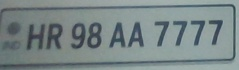
#> input picture log/plate/2026-03-04_11-36-58.jpg, 239 x 70 px
$ python -i ocr_diagnose.py   (imports and definitions only)
#> lines starting #> are read from the running program, lines starting #| are printed output that depends on the picture; after the words box and inside, x2 and y2 are one past the last pixel; in counts of white or black regions, pixels touching at a corner belong together
#> further down, picture is the input picture: shape (70, 239, 3); mean B, G, R 136.1, 135.7, 122.6
import os
import csv
import cv2
import pytesseract
import numpy as np
import re
from glob import glob

BASE_DIR = os.path.dirname(os.path.abspath(__file__))
PLATES_DIR = os.path.join(BASE_DIR, 'log', 'plates')
OUT_CSV = os.path.join(BASE_DIR, 'log', 'ocr_diagnostics.csv')

# [3 lines not run here, left out]

configs = [
    '--oem 3 --psm 8 -c tessedit_char_whitelist=ABCDEFGHIJKLMNOPQRSTUVWXYZ0123456789',
    '--oem 3 --psm 7 -c tessedit_char_whitelist=ABCDEFGHIJKLMNOPQRSTUVWXYZ0123456789',
    '--oem 3 --psm 11 -c tessedit_char_whitelist=ABCDEFGHIJKLMNOPQRSTUVWXYZ0123456789',
    '--oem 3 --psm 6'
]

scales = [1.0, 1.5, 2.0]

def ocr_candidates(img):
    gray = cv2.cvtColor(img, cv2.COLOR_BGR2GRAY)
    blur = cv2.bilateralFilter(gray, 9, 75, 75)
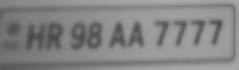
#> blur: shape (70, 239); min 71, max 170, mean 131.9
    candidates = []
    for s in scales:
        if s != 1.0:
            h, w = blur.shape[:2]
            scaled = cv2.resize(blur, (int(w * s), int(h * s)), interpolation=cv2.INTER_CUBIC)
        else:
            scaled = blur

        th_otsu = cv2.threshold(scaled, 0, 255, cv2.THRESH_BINARY + cv2.THRESH_OTSU)[1]
        th_adapt = cv2.adaptiveThreshold(scaled, 255, cv2.ADAPTIVE_THRESH_GAUSSIAN_C,
                                         cv2.THRESH_BINARY, 11, 2)

        for prep_name, prep in (('gray', scaled), ('otsu', th_otsu), ('adapt', th_adapt)):
            for cfg in configs:
                try:
                    data = pytesseract.image_to_data(prep, output_type=pytesseract.Output.DICT, config=cfg)
                except pytesseract.TesseractNotFoundError:
                    return [('OCR_FAILED', 0, cfg, prep_name, s)]

                texts = [t.strip() for t in data.get('text', []) if t.strip()]
                confs = [int(c) for c in data.get('conf', []) if c.strip().lstrip('-').isdigit()]
                mean_conf = (sum(confs) / len(confs)) if confs else 0
                text_join = ' '.join(texts)
                cleaned = re.sub(r'[^A-Z0-9\- ]', '', text_join.upper())
                candidates.append((cleaned.strip(), mean_conf, cfg, prep_name, s))
#> this loop made 1 pass
#> pass 1, in ocr_candidates, `th_otsu = cv2.threshold(scaled, 0, 255, cv2.THRESH_BINARY + cv2.THRESH..`:
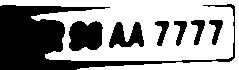
#> th_otsu: shape (70, 239); 59.4% white; 7 black regions, largest, box (x1, y1, x2, y2) and area: (0, 4, 235, 70) 4710, (69, 21, 103, 51) 852, (109, 22, 144, 48) 550
#> pass 1, in ocr_candidates, `th_adapt = cv2.adaptiveThreshold(scaled, 255, cv2.ADAPTIVE_THRESH_GAUS..`:
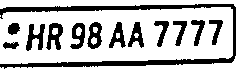
#> th_adapt: shape (70, 239); 73.5% white; 13 black regions, largest, box (x1, y1, x2, y2) and area: (0, 4, 236, 69) 2212, (26, 24, 45, 51) 264, (46, 23, 63, 50) 257
#> after the loop, candidates = []

    return candidates

def diagnose_all():
    images = sorted(glob(os.path.join(PLATES_DIR, '*.jpg')))
    if not images:
        print('No images found in', PLATES_DIR)
        return

    rows = []
    for img_path in images:
        img = cv2.imread(img_path)
        if img is None:
            print('Failed to read', img_path)
            continue

        cands = ocr_candidates(img)
        if not cands:
            best = ('', 0, '', '', 1.0)
        else:
            # choose by highest mean_conf, then length
            best = max(cands, key=lambda x: (x[1], len(x[0])))

        text, conf, cfg, prep, scale = best
        print(f'{os.path.basename(img_path)} -> "{text}" (conf={conf:.1f}) cfg="{cfg}" prep={prep} scale={scale}')
        rows.append([os.path.basename(img_path), text, f'{conf:.1f}', cfg, prep, scale, img_path])

    # save CSV
    with open(OUT_CSV, 'w', newline='', encoding='utf-8') as f:
        w = csv.writer(f)
        w.writerow(['image', 'best_text', 'mean_conf', 'config', 'prep', 'scale', 'path'])
        w.writerows(rows)

    print('\nWrote diagnostics to', OUT_CSV)

# [2 lines not run here, left out]

>>> import cv2
>>> picture = cv2.imread('../log/plate/2026-03-04_11-36-58.jpg')
#> (the run stopped early here; a loop or call above may not have finished)
